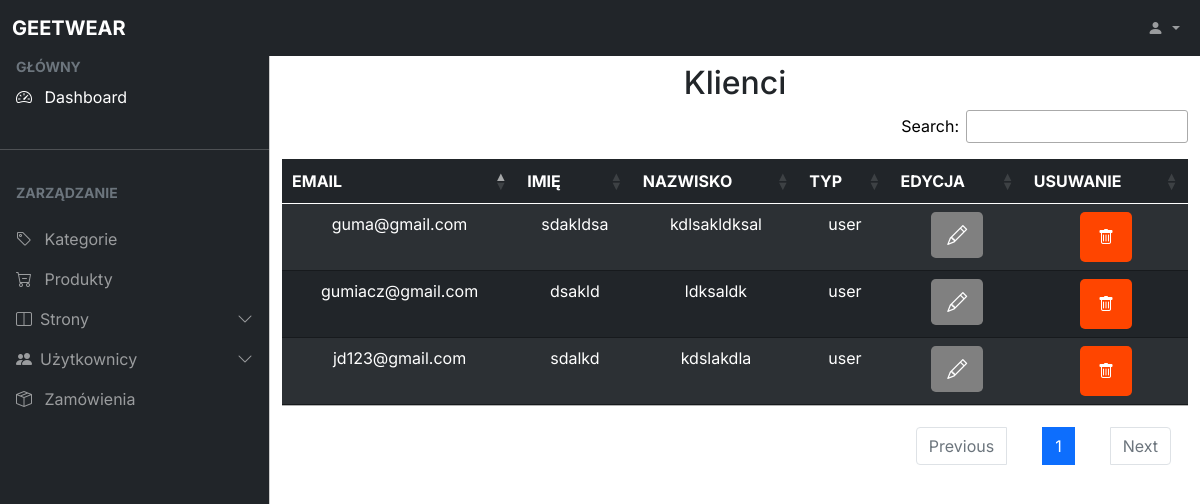
/adminPanel/users/clientsManagement.php (signed in), run on the app's committed database.
### tables this page shows
CREATE TABLE `users` (
  `id_user` int(11) NOT NULL,
  `firstname` varchar(30) NOT NULL,
  `surname` varchar(50) NOT NULL,
  `city` varchar(30) NOT NULL,
  `street` varchar(40) NOT NULL,
  `ZIP` varchar(20) NOT NULL,
  `house_number` int(11) NOT NULL,
  `apartment_number` int(11) DEFAULT NULL,
  `email` varchar(60) NOT NULL,
  `password` varchar(255) NOT NULL,
  `type` varchar(20) NOT NULL
);

### adminPanel/users/clientsManagement.php (the view, shortened to what this page needs)
<!DOCTYPE html>
<html lang="en">
  <head>
    <link rel="stylesheet" href="../../css_bootstrap/bootstrap.min.css" />
    <link
      rel="stylesheet"
      href="https://cdn.jsdelivr.net/npm/bootstrap-icons@1.4.1/font/bootstrap-icons.css"
    />
    <link rel="stylesheet" href="../../css_bootstrap/dataTables.bootstrap5.min.css" />
    <link rel="stylesheet" href="../../css_bootstrap/style.css" />
    <link rel="stylesheet" href="//cdn.datatables.net/1.11.3/css/jquery.dataTables.min.css"/>
  </head>
  <body>
  <nav class="navbar navbar-expand-lg navbar-dark bg-dark fixed-top">
      <div class="container-fluid">
        <a
          class="navbar-brand me-auto ms-lg-0 ms-3 text-uppercase fw-bold"
          href="#"
          >GEETWEAR</a
        >
        <div class="collapse navbar-collapse" id="topNavBar">
          <ul class="navbar-nav">
            <li class="nav-item dropdown">
              <a
                class="nav-link dropdown-toggle ms-2"
                href="#"
                role="button"
                data-bs-toggle="dropdown"
                aria-expanded="false"
              >
                <i class="bi bi-person-fill"></i>
              </a>
            </li>
          </ul>
        </div>
      </div>
    </nav>
    <div
      class="offcanvas offcanvas-start sidebar-nav bg-dark"
      tabindex="-1"
      id="sidebar"
    >
      <div class="offcanvas-body p-0">
        <nav class="navbar-dark">
          <ul class="navbar-nav">
            <li>
              <div class="text-muted small fw-bold text-uppercase px-3">
                GŁÓWNY
              </div>
            </li>
            <li>
              <a href="../DashBoard.php" class="dashboard nav-link px-3 active">
                <span class="me-2"><i class="bi bi-speedometer2"></i></span>
                <span>Dashboard</span>
              </a>
            </li>
            <li class="my-4"><hr class="dropdown-divider bg-light" /></li>
            <li>
              <div class="text-muted small fw-bold text-uppercase px-3 mb-3">
                ZARZĄDZANIE
              </div>
            </li>
              <a href="../categories/categoriesManagement.php" class="categories nav-link px-3">
                <span class="me-2"><i class="bi bi-tag"></i></span>
                <span>Kategorie</span>
              </a>
              <a href="../products/productsManagement.php" class="orders nav-link px-3">
                <span class="me-2"><i class="bi bi-cart-dash"></i></span>
                <span>Produkty</span>
              </a>
              <li>
              <a
                class="nav-link px-3 sidebar-link"
                data-bs-toggle="collapse"
                href="#layouts">
                <span class="me-2"><i class="bi bi-layout-split"></i></span>
                <span>Strony</span>
                <span class="ms-auto">
                  <span class="right-icon">
                    <i class="bi bi-chevron-down"></i>
                  </span>
                </span>
              </a>
            </li>
            <li>
            <li>
              <a
                class="nav-link px-3 sidebar-link"
                data-bs-toggle="collapse"
                href="#layouts2">
                <span class="me-2"><i class="bi bi-people-fill"></i></span>
                <span>Użytkownicy</span>
                <span class="ms-auto">
                  <span class="right-icon">
                    <i class="bi bi-chevron-down"></i>
                  </span>
                </span>
              </a>
            </li>
              <a href="../orders/ordersManagement.php" class="orders nav-link px-3">
                <span class="me-2"><i class="bi bi-box-seam"></i></span>
                <span>Zamówienia</span>
              </a>
            </li>
          </ul>
        </nav>
      </div>
    </div>
    <main class="mt-5 pt-3">
      <div class="container-fluid">
        <div id='content'class="row">
        <div class='col-12'>
    <h2>Klienci</h2>
</div>
<table id="MyTable" class="table table-striped table-dark">
    <thead class="table-head">
        <tr>
        <th scope="col">EMAIL</th>
        <th scope="col">IMIĘ</th>
        <th scope="col">NAZWISKO</th>
        <th scope="col">TYP</th>
        <th scope="col">EDYCJA</th>
        <th scope="col">USUWANIE</th>
        </tr>
    </thead>
    <tbody class="table-body">
<?php
include("../../php/load_database.php");
$get_users = $pdo->query("SELECT * FROM users where type='user'");
foreach($get_users as $row_users)
{
    echo "<tr>";
    echo "<td>".$row_users['email']."</td>";
    echo "<td>".$row_users['firstname']."</td>";
    echo "<td>".$row_users['surname']."</td>";
    echo "<td>".$row_users['type']."</td>";
    ?>
    <td><button name='edit_send' class="edit_data btn btn-info btn-lg" data-toggle="modal" data-target="#myModal"  class='edit_record' data-toggle="modal" data-target="mymodal"id="<?=$row_users['id_user']?>" value="<?=$row_users['id_user']?>"><i class="bi bi-pencil"></i></button></td>
    <form method="POST" onsubmit="return confirm('Czy na pewno chcesz usunąć ten rekord?');">
    <?php if($row_users['type']=="admin")
    {
        ?>
            <td><button type='submit' name='delete_send' class='delete_record' value="<?=$row_users['id_user']?>" disabled><i class="bi bi-trash"></i></button>
        <?php
    }
    else{
        ?>
            <td><button type='submit' name='delete_send' class='delete_record' value="<?=$row_users['id_user']?>"><i class="bi bi-trash"></i></button></td>
        <?php
    }
    ?>
    </form>
    <?php
    echo "</tr>";
}
?>
</tbody>
</table>
    </main>
  </body>
</html>

### data on the page
users: email "gumiacz@gmail.com", firstname "dsakld", surname "ldksaldk", type "user", $row_users['id_user'] 3 (drawn)
users: email "guma@gmail.com", firstname "sdakldsa", surname "kdlsakldksal", type "user", $row_users['id_user'] 4 (drawn)
users: email "jd123@gmail.com", firstname "sdalkd", surname "kdslakdla", type "user", $row_users['id_user'] 5 (drawn)
